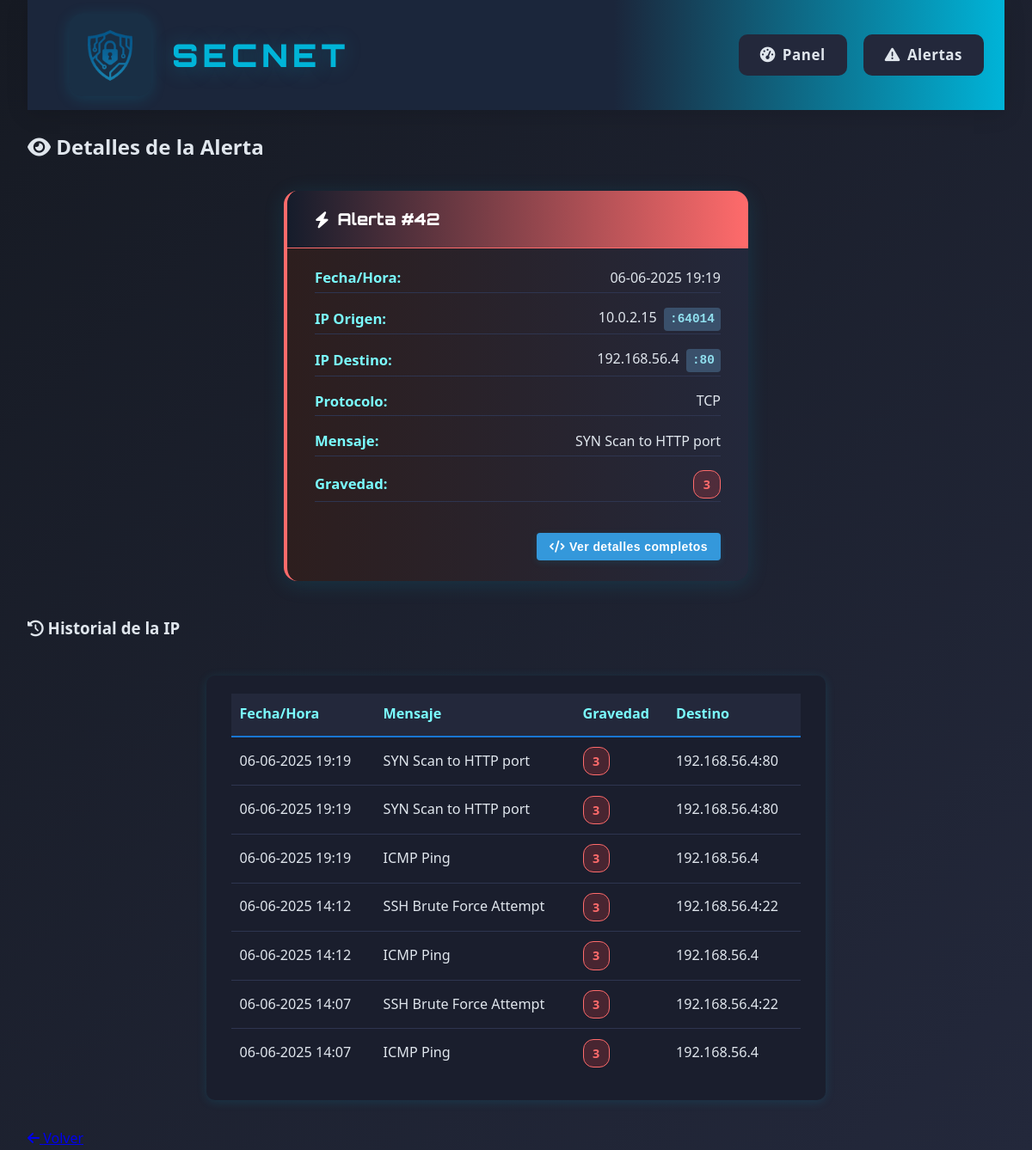
The page /web-interface/alert-details.php?id=42 on the database its author committed.
### tables this page shows
CREATE TABLE alerts (
        id INTEGER PRIMARY KEY AUTOINCREMENT,
        timestamp TEXT,
        source_ip TEXT,
        source_port TEXT,
        destination_ip TEXT,
        dest_port TEXT,
        alert_message TEXT,
        severity INTEGER,
        protocol TEXT,
        action_taken TEXT,
        raw_data TEXT
    );

### web-interface/alert-details.php (the view, shortened to what this page needs)
<?php
$id = intval($_GET['id']);
$db = new SQLite3('/var/www/html/database/alerts.db');
$stmt = $db->prepare('SELECT * FROM alerts WHERE id = :id');
$stmt->bindValue(':id', $id, SQLITE3_INTEGER);
$result = $stmt->execute();
$alert = $result->fetchArray(SQLITE3_ASSOC);
$source_ip = $alert['source_ip'];
$history = [];
if ($source_ip) {
    $hist_stmt = $db->prepare('SELECT * FROM alerts WHERE source_ip = :source_ip ORDER BY timestamp DESC LIMIT 20');
    $hist_stmt->bindValue(':source_ip', $source_ip, SQLITE3_TEXT);
    $hist_result = $hist_stmt->execute();
    while ($row = $hist_result->fetchArray(SQLITE3_ASSOC)) {
        $history[] = $row;
    }
}
?>
<!DOCTYPE html>
<html lang="es">
<head>
    <link rel="stylesheet" href="css/style.css">
    <link rel="stylesheet" href="https://cdnjs.cloudflare.com/ajax/libs/font-awesome/6.4.0/css/all.min.css">
</head>
<body>
    <div class="container">
        <header>
            <div class="logo-container">
                <a href="index.php" style="display:flex;align-items:center;text-decoration:none;">
                    <img src="assets/logo.png" alt="Logo">
                    <h1 class="secnet-title">SecNet</h1>
                </a>
            </div>
            <nav>
                <ul>
                    <li><a href="index.php"><i class="fas fa-tachometer-alt"></i> Panel</a></li>
                    <li><a href="alerts.php"><i class="fas fa-exclamation-triangle"></i> Alertas</a></li>
                </ul>
            </nav>
        </header>
        <main>
            <h2><i class="fas fa-eye"></i> Detalles de la Alerta</h2>
            <section class="alert-card severity-<?= (int)$alert['severity'] ?>">
                <div class="alert-card-header">
                    <i class="fas fa-bolt"></i> Alerta #<?= htmlspecialchars($alert['id']) ?>
                </div>
                <div class="alert-card-body">
                    <div class="alert-detail-row"><span class="alert-detail-label">Fecha/Hora:</span><span><?php
    $date = new DateTime($alert['timestamp'], new DateTimeZone('UTC'));
    $date->setTimezone(new DateTimeZone('Europe/Madrid'));
    echo $date->format('d-m-Y H:i');
?></span></div>
                    <div class="alert-detail-row">
                        <span class="alert-detail-label">IP Origen:</span>
                        <span>
                            <?= htmlspecialchars($alert['source_ip']) ?>
                            <?php if (!empty($alert['source_port'])): ?>
                                <span class="port-badge">:<?= htmlspecialchars($alert['source_port']) ?></span>
                            <?php endif; ?>
                        </span>
                    </div>
                    <div class="alert-detail-row">
                        <span class="alert-detail-label">IP Destino:</span>
                        <span>
                            <?= htmlspecialchars($alert['destination_ip']) ?>
                            <?php if (!empty($alert['dest_port'])): ?>
                                <span class="port-badge">:<?= htmlspecialchars($alert['dest_port']) ?></span>
                            <?php endif; ?>
                        </span>
                    </div>
                    <div class="alert-detail-row"><span class="alert-detail-label">Protocolo:</span><span><?= htmlspecialchars($alert['protocol']) ?></span></div>
                    <div class="alert-detail-row"><span class="alert-detail-label">Mensaje:</span><span><?= htmlspecialchars($alert['alert_message']) ?></span></div>
                    <div class="alert-detail-row"><span class="alert-detail-label">Gravedad:</span><span class="gravedad-badge gravedad-<?= (int)$alert['severity'] ?>"><?= htmlspecialchars($alert['severity']) ?></span></div>
                    <div class="alert-actions">
                        <button id="showJsonBtn" class="action-btn primary">
                            <i class="fas fa-code"></i> Ver detalles completos
                        </button>
                    </div>
                </div>
            </section>
            <h3><i class="fas fa-history"></i> Historial de la IP</h3>
            <section class="alert-history-box">
                <table class="alert-history-table">
                    <thead>
                        <tr>
                            <th>Fecha/Hora</th>
                            <th>Mensaje</th>
                            <th>Gravedad</th>
                            <th>Destino</th>
                        </tr>
                    </thead>
                    <tbody>
                    <?php foreach ($history as $h): ?>
                        <tr>
                            <td><?php
    $date = new DateTime($h['timestamp'], new DateTimeZone('UTC'));
    $date->setTimezone(new DateTimeZone('Europe/Madrid'));
    echo $date->format('d-m-Y H:i');
?></td>
                            <td><?= htmlspecialchars($h['alert_message']) ?></td>
                            <td><span class="gravedad-badge gravedad-<?= (int)$h['severity'] ?>"><?= htmlspecialchars($h['severity']) ?></span></td>
                            <td><?= htmlspecialchars($h['destination_ip']) ?><?= !empty($h['dest_port']) ? ':' . htmlspecialchars($h['dest_port']) : '' ?></td>
                        </tr>
                    <?php endforeach; ?>
                    </tbody>
                </table>
            </section>
            <a href="index.php" class="btn"><i class="fas fa-arrow-left"></i> Volver</a>
        </main>
    </div>
</body>
</html>

### web-interface/alert-details.php (style rules this page uses)
.action-btn { padding: 8px 15px; border: none; border-radius: 4px; cursor: pointer; font-size: 14px; display: inline-flex; align-items: center; gap: 5px; transition: background-color 0.2s; }
.action-btn.primary { background-color: #3498db; color: white; }
.alert-actions { margin-top: 20px; display: flex; gap: 10px; justify-content: flex-end; }

### rows shown on the page
alerts: id "42", timestamp "06-06-2025 19:19", source_ip "10.0.2.15", source_port "64014", destination_ip "192.168.56.4", dest_port "80", protocol "TCP", alert_message "SYN Scan to HTTP port", severity "3"
alerts: timestamp "06-06-2025 19:19", alert_message "SYN Scan to HTTP port", severity "3", destination_ip "192.168.56.4", dest_port "80"
alerts: timestamp "06-06-2025 19:19", alert_message "ICMP Ping", severity "3", destination_ip "192.168.56.4"
alerts: timestamp "06-06-2025 14:12", alert_message "SSH Brute Force Attempt", severity "3", destination_ip "192.168.56.4", dest_port "22"
alerts: timestamp "06-06-2025 14:12", alert_message "ICMP Ping", severity "3", destination_ip "192.168.56.4"
alerts: timestamp "06-06-2025 14:07", alert_message "SSH Brute Force Attempt", severity "3", destination_ip "192.168.56.4", dest_port "22"
alerts: timestamp "06-06-2025 14:07", alert_message "ICMP Ping", severity "3", destination_ip "192.168.56.4"
